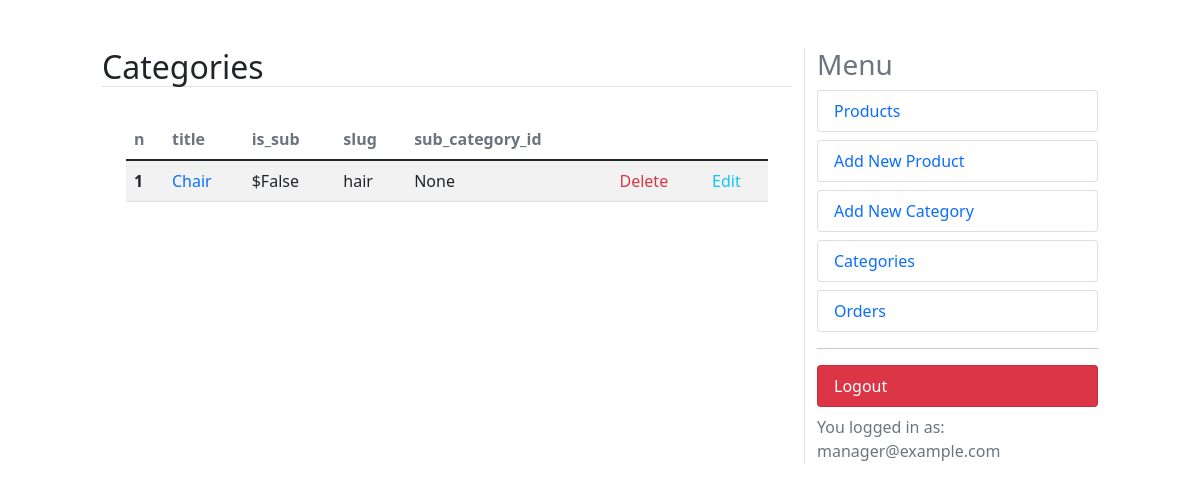
The page /dashboard/categories (signed in) on the database as committed earlier.
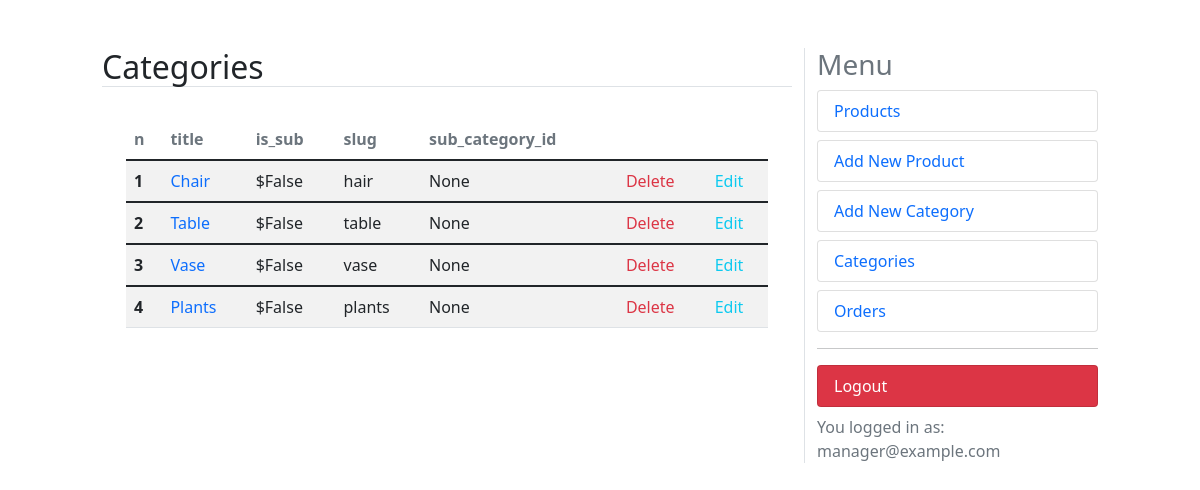
The same page on the database as committed later.
### shop/models.py (models this page shows, shortened)
class Category(models.Model):
    title = models.CharField(max_length=200)
    sub_category = models.ForeignKey(
        'self', on_delete=models.CASCADE,
        related_name='sub_categories', null=True, blank=True
    )
    is_sub = models.BooleanField(default=False)
    slug = models.SlugField(max_length=200, unique=True)
    def get_absolute_url(self):
        return reverse('shop:product_detail', kwargs={'slug':self.slug})

### dashboard/views.py (the view)
# urls.py: path('categories', views.categories, name='categories')  # View all categories
@user_passes_test(is_manager)
@login_required
def categories(request):
    categories = Category.objects.all()  # Retrieve all categories
    context = {'title': 'Categories', 'categories': categories}  # Pass categories to the template
    return render(request, 'categories.html', context)

### cart/utils/cart.py (called while the page is built)
    def __iter__(self):
        product_ids = self.cart.keys()  # Get all the product IDs in the cart
        products = Product.objects.filter(id__in=product_ids)  # Get products from the database using product IDs
        cart = self.cart.copy()  # Create a copy of the cart to avoid modifying the original session data
        for product in products:
            cart[str(product.id)]['product'] = product
        for item in cart.values():
            item['total_price'] = int(item['price']) * int(item['quantity'])
            yield item

    def add_cart_session(self):
        cart = self.session.get(CART_SESSION_ID)
        if not cart:
            cart = self.session[CART_SESSION_ID] = {}
        return cart

### dashboard/views.py (called while the page is built)
def is_manager(user):
    try:
        if not user.is_manager:  # Check if user has manager status
            raise Http404  # If not a manager, raise 404 error
        return True
    except:
        raise Http404  # In case of an error, raise 404 error

### online_shop/context_processors.py (called while the page is built)
def return_cart(request):
    cart = len(list(Cart(request))) # Count the items in the cart
    return {'cart_count': cart} # Return the count as part of the context

### dashboard/templates/categories.html
{% extends "dashboard.html" %}
{% block content %}
    <table class="table table-striped ">
        <thead class="text-muted">
        <tr>
            <th scope="col">n</th>
            <th scope="col">title</th>
            <th scope="col">is_sub</th>
            <th scope="col">slug</th>
            <th scope="col">sub_category_id</th>
            <th scope="col"></th>
            <th scope="col"></th>
        </tr>
        </thead>
        {% for category in categories %}
            <tbody>
            <tr>
                <th scope="row">{{ forloop.counter }}</th>
                <td><a class="text-decoration-none" href="{{ category.get_absolute_url }}">{{ category.title }}</a></td>
                <td>${{ category.is_sub }}</td>
                <td>{{ category.slug }}</td>
                <td>{{ category.sub_category_id }}</td>
                <td><a class="text-danger text-decoration-none" href="{% url 'dashboard:delete_category' category.id %}">Delete</a></td>
                <td><a class="text-info text-decoration-none" href="{% url 'dashboard:edit_category' category.id %}">Edit</a></td>
            </tr>
            </tbody>
        {% endfor %}
    </table>
{% endblock %}

Rows that differ between the two databases and show on the page:
added Category: title "Table", is_sub "False", slug "table", sub_category_id "None"
added Category: title "Vase", is_sub "False", slug "vase", sub_category_id "None"
added Category: title "Plants", is_sub "False", slug "plants", sub_category_id "None"
